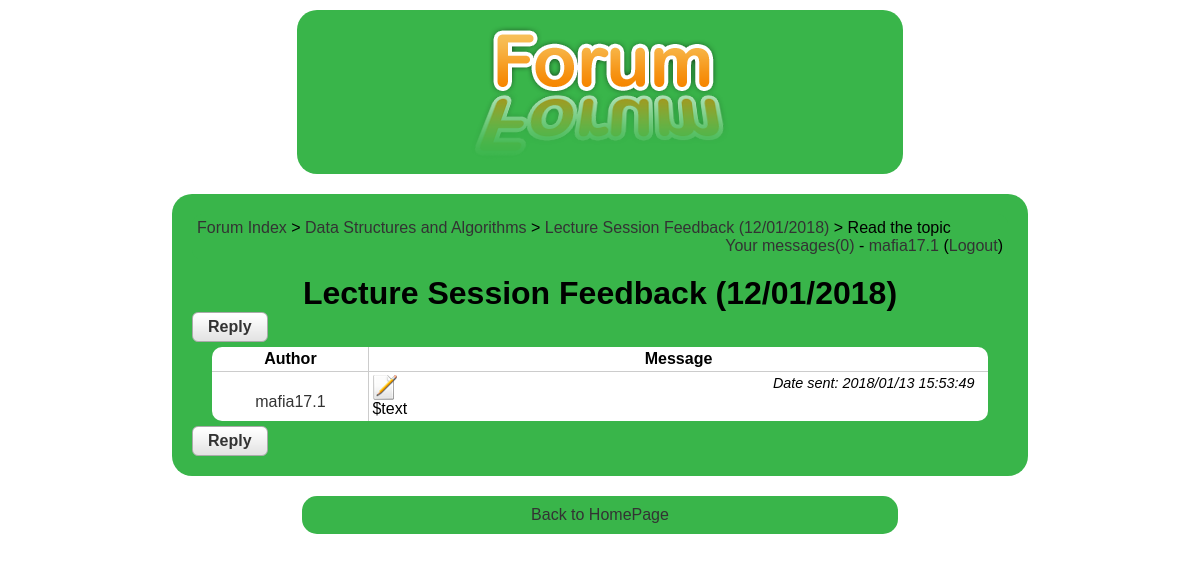
The page /read_topic.php?id=1 (signed in) on the database its author committed.
### tables this page shows
CREATE TABLE `topics` (
  `parent` smallint(6) NOT NULL,
  `id` int(11) NOT NULL,
  `id2` int(11) NOT NULL,
  `title` varchar(256) NOT NULL,
  `message` longtext NOT NULL,
  `authorid` int(11) NOT NULL,
  `timestamp` int(11) NOT NULL,
  `timestamp2` int(11) NOT NULL
);

CREATE TABLE `categories` (
  `id` smallint(6) NOT NULL,
  `name` varchar(256) NOT NULL,
  `description` text NOT NULL,
  `position` smallint(6) NOT NULL
);

CREATE TABLE `users` (
  `id` bigint(20) NOT NULL,
  `username` varchar(255) NOT NULL,
  `password` varchar(255) NOT NULL,
  `email` varchar(255) NOT NULL,
  `avatar` text NOT NULL,
  `signup_date` int(10) NOT NULL
);

### config.php (called while the page is built, shortened)
<?php
$url_home = 'index.php';
$design = 'default';
?>

### read_topic.php (the view, shortened to what this page needs)
<?php
include('config.php');
if(isset($_GET['id']))
{
	$id = intval($_GET['id']);
	$dn1 = mysqli_fetch_array(mysqli_query($connection,'select count(t.id) as nb1, t.title, t.parent, count(t2.id) as nb2, c.name from topics as t, topics as t2, categories as c where t.id="'.$id.'" and t.id2=1 and t2.id="'.$id.'" and c.id=t.parent group by t.id'));
if($dn1['nb1']>0)
{
?>
<!DOCTYPE html PUBLIC "-//W3C//DTD XHTML 1.0 Transitional//EN" "http://www.w3.org/TR/xhtml1/DTD/xhtml1-transitional.dtd">
<html xmlns="http://www.w3.org/1999/xhtml">
    <head>
        <link href="<?php echo $design; ?>/style.css" rel="stylesheet" title="Style" />
    </head>
    <body>
    	<div class="header">
        	<a href="<?php echo $url_home; ?>"><img src="<?php echo $design; ?>/images/logo.png" alt="Forum" /></a>
	    </div>
        <div class="content">
<?php
if(isset($_SESSION['username']))
{
$nb_new_pm = mysqli_fetch_array(mysqli_query($connection,'select count(*) as nb_new_pm from pm where ((user1="'.$_SESSION['userid'].'" and user1read="no") or (user2="'.$_SESSION['userid'].'" and user2read="no")) and id2="1"'));
$nb_new_pm = $nb_new_pm['nb_new_pm'];
?>
<div class="box">
	<div class="box_left">
    	<a href="<?php echo $url_home; ?>">Forum Index</a> &gt; <a href="list_topics.php?parent=<?php echo $dn1['parent']; ?>"><?php echo htmlentities($dn1['name'], ENT_QUOTES, 'UTF-8'); ?></a> &gt; <a href="read_topic.php?id=<?php echo $id; ?>"><?php echo htmlentities($dn1['title'], ENT_QUOTES, 'UTF-8'); ?></a> &gt; Read the topic
    </div>
	<div class="box_right">
    	<a href="list_pm.php">Your messages(<?php echo $nb_new_pm; ?>)</a> - <a href="profile.php?id=<?php echo $_SESSION['userid']; ?>"><?php echo htmlentities($_SESSION['username'], ENT_QUOTES, 'UTF-8'); ?></a> (<a href="login.php">Logout</a>)
    </div>
</div>
<?php
}
?>
<h1><?php echo $dn1['title']; ?></h1>
<?php
if(isset($_SESSION['username']))
{
?>
	<a href="new_reply.php?id=<?php echo $id; ?>" class="button">Reply</a>
<?php
}
$dn2 = mysqli_query($connection,'select t.id2, t.authorid, t.message, t.timestamp, u.username as author, u.avatar from topics as t, users as u where t.id="'.$id.'" and u.id=t.authorid order by t.timestamp asc');
?>
<table class="messages_table">
	<tr>
    	<th class="author">Author</th>
    	<th>Message</th>
	</tr>
<?php
while($dnn2 = mysqli_fetch_array($dn2))
{
?>
	<tr>
    	<td class="author center"><?php
?><br /><a href="profile.php?id=<?php echo $dnn2['authorid']; ?>"><?php echo $dnn2['author']; ?></a></td>
    	<td class="left"><?php if(isset($_SESSION['username']) and ($_SESSION['username']==$dnn2['author'] or $_SESSION['username']==$admin)){ ?><div class="edit"><a href="edit_message.php?id=<?php echo $id; ?>&id2=<?php echo $dnn2['id2']; ?>"><img src="<?php echo $design; ?>/images/edit.png" alt="Edit" /></a></div><?php } ?><div class="date">Date sent: <?php echo date('Y/m/d H:i:s' ,$dnn2['timestamp']); ?></div>
    	<?php echo $dnn2['message']; ?></td>
    </tr>
<?php
}
?>
</table>
<?php
if(isset($_SESSION['username']))
{
?>
	<a href="new_reply.php?id=<?php echo $id; ?>" class="button">Reply</a>
<?php
}
?>
		</div>
		<div class="foot"><a href="index.html">Back to HomePage</a></div>
	</body>
</html>
<?php
}
else
{
	echo '<h2>This topic doesn\'t exist.</h2>';
}
}
else
{
	echo '<h2>The ID of this topic is not defined.</h2>';
}
?>

### default/style.css (style rules this page uses)
* { margin:0px; padding:0px; }
body { background:#ffffff; padding-left:10%; padding-right:10%; font-family:Arial, Geneva, sans-serif; }
a { text-decoration:none; color:#333333; }
img, table, tr, td { border:0px; }
h1 { text-align:center; margin:0px; padding:0px; }
.left { text-align:left; }
.center { text-align:center; }
.button { padding:5px 15px; vertical-align:middle; border:1px solid #aaaaaa; font-weight:bold; background:url('images/button.png') repeat-x; -moz-border-radius:6px; -webkit-border-radius:6px; border-radius:6px; display:inline-block; }
table { border-spacing:0px; background:#ffffff; -moz-border-radius:10px; -webkit-border-radius:10px; border-radius:10px; padding:0px; width:95%; margin:5px auto 5px auto; }
tr { -moz-border-radius:5px; -webkit-border-radius:5px; border-radius:5px; margin:0px; }
td, th { margin:0px; border:0px; padding:3px; text-align:center; }
.header { margin:auto; margin-top:10px; padding:15px; background:#39b54a; width:60%; -moz-border-radius:20px; -webkit-border-radius:20px; border-radius:20px; text-align:center; }
.foot { text-align:center; background:#39b54a; width:60%; -moz-border-radius:15px; -webkit-border-radius:15px; border-radius:15px; padding:10px; margin:20px auto; }
.content { background:#39b54a; width:85%; -moz-border-radius:20px; -webkit-border-radius:20px; border-radius:20px; margin:auto; padding:20px; margin-top:20px; }
.box_left { float:left; }
.box_right { float:right; }
.box { background:#39b54a; -moz-border-radius:10px; -webkit-border-radius:10px; border-radius:10px; margin:auto; padding:5px; margin-bottom:15px; }
.messages_table td { border-top:1px solid #cccccc; vertical-align:top; }
.author { width:150px; border-right:1px solid #cccccc; }
.date { font-style:italic; text-align:right; font-size:0.9em; margin-right:10px; }
.edit { float:left; }

### rows shown on the page
topics: categories.name "Data Structures and Algorithms", title "Lecture Session Feedback (12/01/2018)", users.username "mafia17.1", timestamp "2018/01/13 15:53:49", message "$text"

### other values the page prints
$nb_new_pm "0"
$_SESSION['username'] "mafia17.1"
